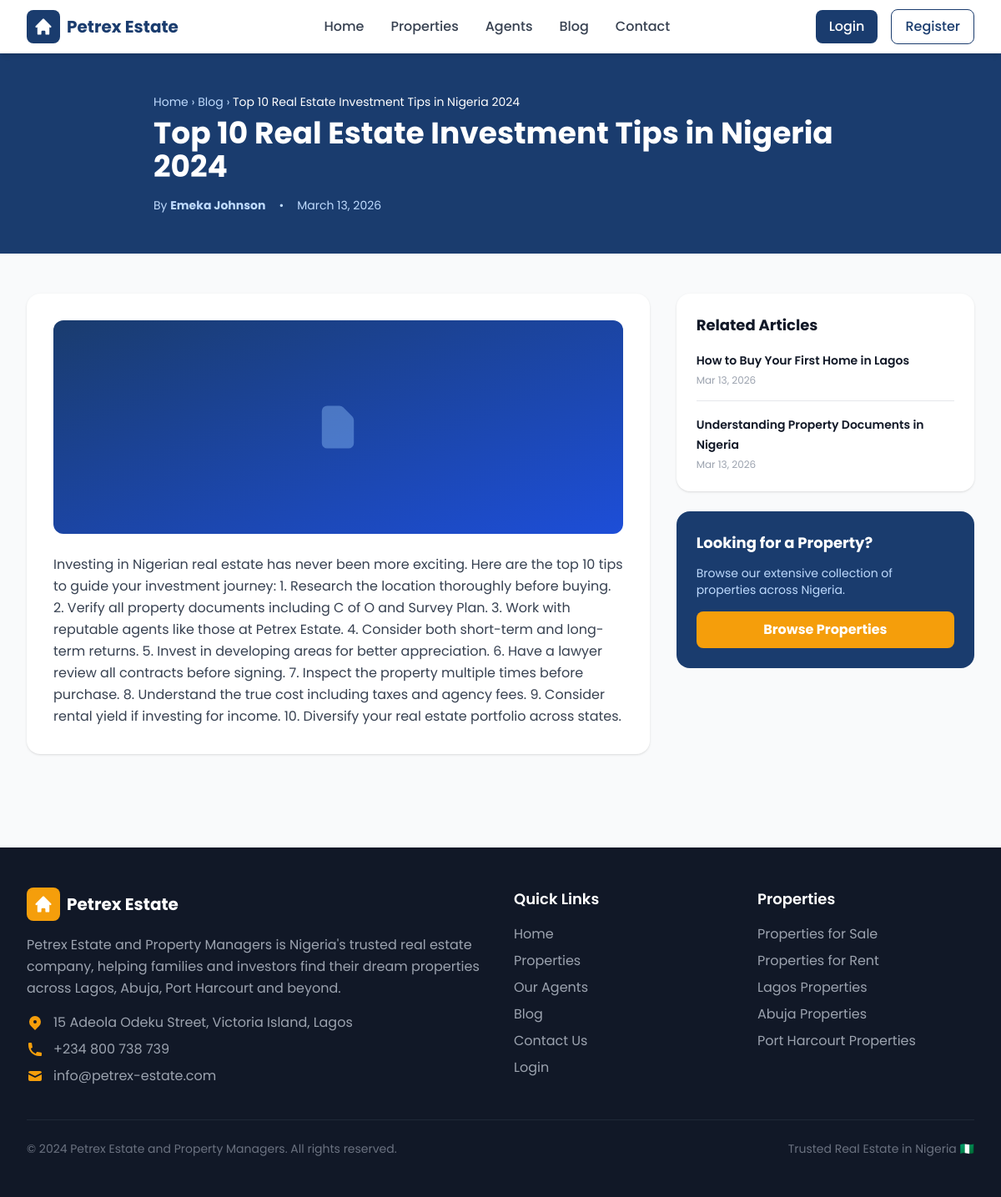
Page /blog/single.php?id=1 on the committed database.
### tables this page shows
CREATE TABLE blog_posts (
  id INT AUTO_INCREMENT PRIMARY KEY,
  title VARCHAR(255) NOT NULL,
  content LONGTEXT NOT NULL,
  excerpt TEXT,
  image_url VARCHAR(500),
  author_name VARCHAR(255),
  published TINYINT(1) DEFAULT 0,
  created_at TIMESTAMP DEFAULT CURRENT_TIMESTAMP
);

### blog/single.php (the view, shortened to what this page needs)
<?php
$db = getDB();
$id = (int)($_GET['id'] ?? 0);
$stmt = $db->prepare("SELECT * FROM blog_posts WHERE id = ? AND published = 1");
$stmt->bind_param('i', $id);
$stmt->execute();
$post = $stmt->get_result()->fetch_assoc();
$relStmt = $db->prepare("SELECT * FROM blog_posts WHERE published = 1 AND id != ? ORDER BY created_at DESC LIMIT 3");
$relStmt->bind_param('i', $id);
$relStmt->execute();
$related = $relStmt->get_result()->fetch_all(MYSQLI_ASSOC);
include '../includes/header.php';
?>
<section class="bg-primary py-12">
    <div class="max-w-4xl mx-auto px-4 sm:px-6 lg:px-8">
        <nav class="text-blue-200 text-sm mb-2">
            <a href="/" class="hover:text-white">Home</a> &rsaquo;
            <a href="/blog/index.php" class="hover:text-white">Blog</a> &rsaquo;
            <span class="text-white"><?php echo htmlspecialchars($post['title']); ?></span>
        </nav>
        <h1 class="text-3xl md:text-4xl font-bold text-white leading-tight"><?php echo htmlspecialchars($post['title']); ?></h1>
        <div class="flex items-center gap-4 mt-4 text-blue-200 text-sm">
            <span>By <strong><?php echo htmlspecialchars($post['author_name']); ?></strong></span>
            <span>•</span>
            <span><?php echo date('F d, Y', strtotime($post['created_at'])); ?></span>
        </div>
    </div>
</section>
<section class="py-12 bg-gray-50">
    <div class="max-w-7xl mx-auto px-4 sm:px-6 lg:px-8">
        <div class="grid grid-cols-1 lg:grid-cols-3 gap-8">
            <div class="lg:col-span-2">
                <article class="bg-white rounded-2xl shadow p-8">
                    <?php if (!empty($post['image_url'])): ?>
                    <img src="<?php echo htmlspecialchars($post['image_url']); ?>"
                         alt="<?php echo htmlspecialchars($post['title']); ?>"
                         class="w-full h-64 object-cover rounded-xl mb-6">
                    <?php else: ?>
                    <div class="w-full h-64 bg-gradient-to-br from-primary to-blue-700 rounded-xl mb-6 flex items-center justify-center">
                        <svg class="w-16 h-16 text-blue-300 opacity-40" fill="currentColor" viewBox="0 0 20 20">
                            <path fill-rule="evenodd" d="M4 4a2 2 0 012-2h4.586A2 2 0 0112 2.586L15.414 6A2 2 0 0116 7.414V16a2 2 0 01-2 2H6a2 2 0 01-2-2V4z" clip-rule="evenodd"/>
                        </svg>
                    </div>
                    <?php endif; ?>
                    <div class="prose prose-lg max-w-none text-gray-700 leading-relaxed">
                        <?php echo nl2br(htmlspecialchars($post['content'])); ?>
                    </div>
                </article>
            </div>
            <div class="space-y-6">
                <?php if (!empty($related)): ?>
                <div class="bg-white rounded-2xl shadow p-6">
                    <h3 class="font-bold text-lg text-gray-900 mb-4">Related Articles</h3>
                    <div class="space-y-4">
                        <?php foreach ($related as $rel): ?>
                        <div class="border-b pb-4 last:border-0 last:pb-0">
                            <a href="/blog/single.php?id=<?php echo (int)$rel['id']; ?>" class="font-semibold text-gray-900 hover:text-primary transition-colors text-sm">
                                <?php echo htmlspecialchars($rel['title']); ?>
                            </a>
                            <p class="text-gray-400 text-xs mt-1"><?php echo date('M d, Y', strtotime($rel['created_at'])); ?></p>
                        </div>
                        <?php endforeach; ?>
                    </div>
                </div>
                <?php endif; ?>
                <div class="bg-primary rounded-2xl p-6 text-white">
                    <h3 class="font-bold text-lg mb-3">Looking for a Property?</h3>
                    <p class="text-blue-200 text-sm mb-4">Browse our extensive collection of properties across Nigeria.</p>
                    <a href="/properties/index.php" class="block text-center bg-accent hover:bg-yellow-500 text-white font-bold py-2.5 rounded-lg transition-colors">
                        Browse Properties
                    </a>
                </div>
            </div>
        </div>
    </div>
</section>
<?php include '../includes/footer.php'; ?>

### includes/header.php (style rules this page uses)
body { font-family: 'Poppins', sans-serif; }

### rows in the picture
blog_posts: title "Top 10 Real Estate Investment Tips in Nigeria 2024", author_name "Emeka Johnson", created_at "March 13, 2026", content "Investing in Nigerian real estate has never been more exciting. Here are the top 10 tips to guide your investment journey: 1. Research the location thoroughly before buying. 2. Verify all property documents including C of O and Survey Plan. 3. Work with reputable agents like those at Petrex Estate. 4. Consider both short-term and long-term returns. 5. Invest in developing areas for better appreciation. 6. Have a lawyer review all contracts before signing. 7. Inspect the property multiple times before purchase. 8. Understand the true cost including taxes and agency fees. 9. Consider rental yield if investing for income. 10. Diversify your real estate portfolio across states."
blog_posts: title "How to Buy Your First Home in Lagos", created_at "Mar 13, 2026"
blog_posts: title "Understanding Property Documents in Nigeria", created_at "Mar 13, 2026"
